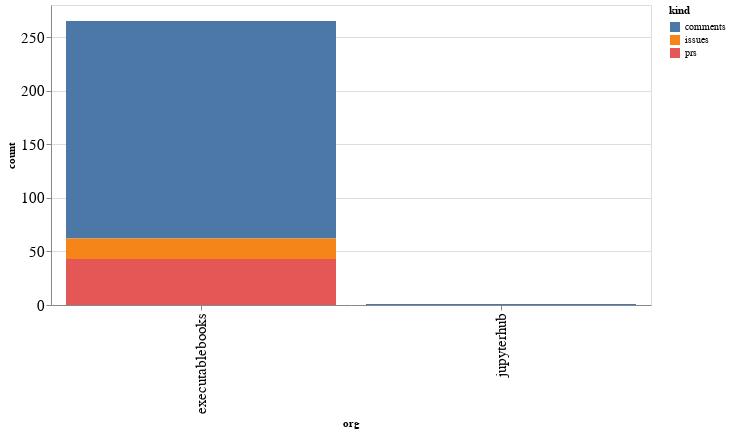

The code cell stored with this chart in its notebook:
### Code cell
alt.Chart(org_summaries, width=600).mark_bar().encode(
    x='org',
    y='count',
    color='kind',
    tooltip="org"
)

### Figure 1 — Vega-Lite specification as saved in the notebook (floating-point values rounded to 4 significant figures)
{"config": {"axisLeft": {"labelFontSize": 15}, "axisBottom": {"labelFontSize": 15}}, "data": {"name": "data-4259a54d0ced1e3198f7ffbc8b3c3216"}, "mark": "bar", "encoding": {"color": {"type": "nominal", "field": "kind"}, "tooltip": {"type": "nominal", "field": "org"}, "x": {"type": "nominal", "field": "org"}, "y": {"type": "quantitative", "field": "count"}}, "width": 600, "$schema": "https://vega.github.io/schema/vega-lite/v4.8.1.json", "datasets": {"data-4259a54d0ced1e3198f7ffbc8b3c3216": [{"org": "executablebooks", "kind": "comments", "count": 203}, {"org": "executablebooks", "kind": "issues", "count": 19}, {"org": "executablebooks", "kind": "prs", "count": 43}, {"org": "jupyterhub", "kind": "comments", "count": 1}]}}
